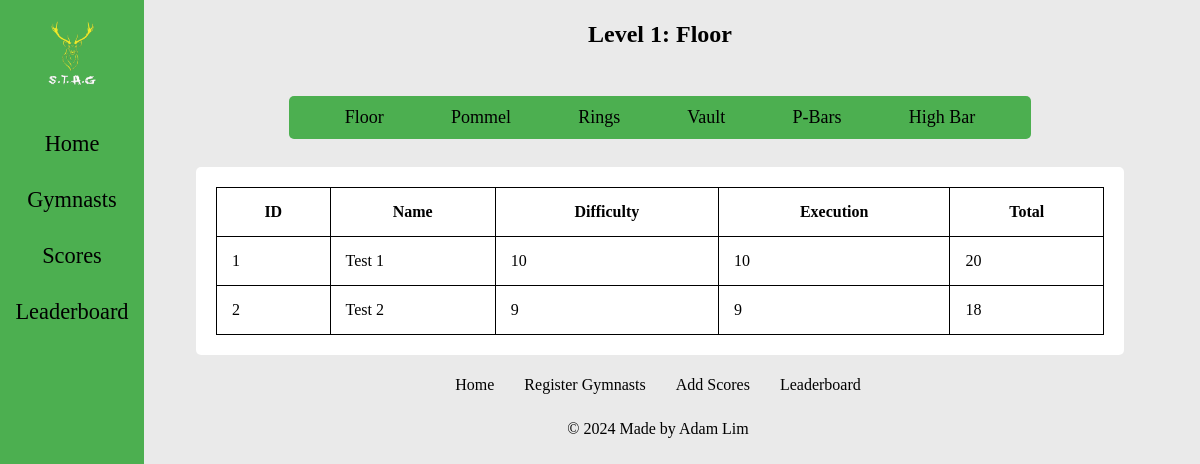
The app's page /apparatuslead/1/1 with its own data.
### tables this page shows
CREATE TABLE apparatus (apparatus_id INTEGER PRIMARY KEY, apparatus_name TEXT);

CREATE TABLE score (score_id INTEGER PRIMARY KEY, gymnast_id INTEGER REFERENCES gymnast (gymnast_id), apparatus_id INTEGER REFERENCES apparatus (apparatus_id), escore INTEGER, dscore INTEGER);

CREATE TABLE gymnast (gymnast_id INTEGER PRIMARY KEY, gymnast_name TEXT, level INTEGER);

### routes.py (the view)
@app.route("/apparatuslead/<int:level>/<int:apparatus_id>")
def apparatus_leaderboard(level, apparatus_id):
    conn = sqlite3.connect("database.db")
    cur = conn.cursor()
    cur.execute("SELECT score.gymnast_id, gymnast.gymnast_name, score.dscore,"
                "score.escore, (score.dscore + score.escore) "
                "AS total FROM gymnast "
                "JOIN score ON score.gymnast_id = gymnast.gymnast_id "
                "WHERE score.apparatus_id = ? AND gymnast.level = ? "
                "ORDER BY total DESC", (apparatus_id, level))
    data = cur.fetchall()
    '''
        Gets scores for an apparatus and level,
        calculating the total score for each gymnast.
        Orders the results by total score in descending order.
    '''
    cur.execute("SELECT apparatus_name FROM apparatus "
                "WHERE apparatus_id = ?", (apparatus_id,))
    apparatus_name = cur.fetchone()[0]
    '''
        Gets the name of the
        apparatus based on the given apparatus ID.
    '''
    cur.execute("SELECT DISTINCT apparatus.apparatus_id, "
                "apparatus.apparatus_name FROM apparatus "
                "JOIN score ON apparatus.apparatus_id = score.apparatus_id "
                "JOIN gymnast ON score.gymnast_id = gymnast.gymnast_id "
                "WHERE gymnast.level = ? "
                "ORDER BY apparatus.apparatus_id", (level,))
    apps = cur.fetchall()
    '''
        Gets all apparatus used by
        gymnasts at thier level, making sure the apparatus is
        associated with scores and gymnasts at that level.
    '''
    conn.close()
    return render_template("apparatuslead.html", level=level,
                           apparatus_id=apparatus_id, data=data,
                           apps=apps, apparatus_name=apparatus_name)

### templates/apparatuslead.html
{% extends 'layout.html' %}
{% block content %}
<div class="content">
    <h2 id="leadtitle">Level {{ level }}: {{ apparatus_name }}</h2>
    <div class="appheader">
        {% for app in apps %}
            <a class="applinks" href="/apparatuslead/{{ level }}/{{ app[0] }}">{{ app[1] }}</a>
        {% endfor %}
    </div>
    <div class="leadtable">
        <table>
            <tr>
                <th>ID</th>
                <th>Name</th>
                <th>Difficulty</th>
                <th>Execution</th>
                <th>Total</th>
            </tr>
            {% for row in data %}
            <tr>
                {% for col in row %}
                <td>{{ col }}</td>
                {% endfor %}
            </tr>
            {% endfor %}
        </table>
    </div>
</div>
{% endblock %}

### static/style.css (style rules this page uses)
body, html { height: 100%; margin: 0; background-color: #eaeaea; display: grid; grid-template-rows: auto 1fr; }
.content { margin-left: 15%; margin-right: 5%; padding: 1px 16px; font-family: "Times New Roman", Times, serif; color: #000000; display: grid; grid-template-columns: 1fr; }
table, td, th { border: 1px solid; border-radius: 10px; }
td, th { padding: 15px; }
td { overflow-x: auto; max-width: 60px; }
table { width: 100%; border-collapse: collapse; }
.leadtable { border-radius: 5px; background-color: #ffffff; padding: 20px; overflow-y: scroll; position: sticky; max-height: 1000px; display: grid; grid-template-columns: 1fr; }
.appheader { background-color: #4CAF50; justify-content: space-evenly; display: flex; align-items: center; border-radius: 5px; width: 80%; margin: 3% auto; }
.applinks { text-decoration: none; color: #000000; font-size: large; padding: 1.5%; text-transform: capitalize; display: flex; align-items: center; justify-content: center; }
#leadtitle { text-align: center; text-transform: capitalize; }

### records on screen
apparatus: apparatus_name "Floor"
apparatus: apparatus_name "Pommel"
apparatus: apparatus_name "Rings"
apparatus: apparatus_name "Vault"
apparatus: apparatus_name "P-Bars"
apparatus: apparatus_name "High Bar"
score: row "1" "10" "10" "20"
gymnast: gymnast_name "Test 1"
score: row "2" "9" "9" "18"
gymnast: gymnast_name "Test 2"

### other values on screen
{{ level }} "1"
